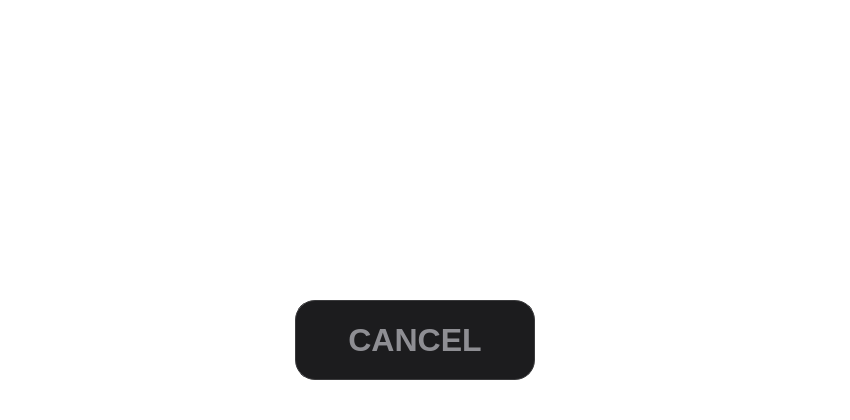
<?xml version="1.0" encoding="UTF-8"?>
<ui version="4.0">
    <class>MessageWindow</class>
    <widget class="QWidget" name="MessageWindow">
        <property name="geometry">
            <rect>
                <x>0</x>
                <y>0</y>
                <width>850</width>
                <height>420</height>
            </rect>
        </property>
        <property name="styleSheet">
            <string notr="true">
                /* Фон и скруглённые углы рисуются в paintEvent через QPainter — QSS здесь не нужен
                */
                QWidget#MessageWindow {
                background: transparent;
                }

                /* Text: Ultra-legible Segoe UI Black */
                QLabel#lbText {
                color: #FFFFFF;
                font-family: &quot;Segoe UI&quot;, &quot;Arial&quot;, &quot;Helvetica&quot;;
                font-weight: 900;
                }

                /* REFACTORED: Icon Container is now transparent to let SVG define the squircle */
                QLabel#lbIcon {
                background-color: transparent;
                border: none;
                }

                /* Core Suite Action Button (OK) */
                QPushButton#btnOK {
                color: #FFFFFF;
                background-color: qlineargradient(spread:pad, x1:0, y1:0, x2:1, y2:1, stop:0
                #FF7D40, stop:1 #FA5300);
                border: 1px solid rgba(255, 255, 255, 0.2);
                border-radius: 20px;
                font-size: 24pt;
                font-weight: bold;
                }

                QPushButton#btnOK:pressed { background-color: #FA5300; }

                /* Secondary Action Button (Cancel) */
                QPushButton#btnCancel {
                color: #8E8E93;
                background-color: #1C1C1E;
                border: 1px solid #3A3A3C;
                border-radius: 20px;
                font-size: 24pt;
                font-weight: bold;
                }

                QPushButton#btnCancel:pressed { background-color: #2C2C2E; }
            </string>
        </property>
        <layout class="QGridLayout" name="gridLayout">
            <property name="leftMargin">
                <number>50</number>
            </property>
            <property name="topMargin">
                <number>50</number>
            </property>
            <property name="rightMargin">
                <number>50</number>
            </property>
            <property name="bottomMargin">
                <number>40</number>
            </property>
            <item row="0" column="0">
                <layout class="QHBoxLayout" name="horizontalLayout_Main">
                    <property name="spacing">
                        <number>45</number>
                    </property>
                    <item>
                        <widget class="QLabel" name="lbIcon">
                            <property name="minimumSize">
                                <size>
                                    <width>145</width>
                                    <height>145</height>
                                </size>
                            </property>
                            <property name="maximumSize">
                                <size>
                                    <width>145</width>
                                    <height>145</height>
                                </size>
                            </property>
                            <property name="font">
                                <font>
                                    <pointsize>13</pointsize>
                                </font>
                            </property>
                            <property name="scaledContents">
                                <bool>true</bool>
                            </property>
                        </widget>
                    </item>
                    <item>
                        <widget class="QLabel" name="lbText">
                            <property name="font">
                                <font>
                                    <family>Segoe UI</family>
                                    <pointsize>24</pointsize>
                                    <fontweight>Black</fontweight>
                                </font>
                            </property>
                            <property name="text">
                                <string>System message content...</string>
                            </property>
                            <property name="wordWrap">
                                <bool>true</bool>
                            </property>
                        </widget>
                    </item>
                </layout>
            </item>
            <item row="1" column="0">
                <layout class="QHBoxLayout" name="horizontalLayout_Buttons">
                    <property name="spacing">
                        <number>25</number>
                    </property>
                    <item>
                        <spacer name="horizontalSpacer">
                            <property name="orientation">
                                <enum>Qt::Orientation::Horizontal</enum>
                            </property>
                            <property name="sizeHint" stdset="0">
                                <size>
                                    <width>0</width>
                                    <height>0</height>
                                </size>
                            </property>
                        </spacer>
                    </item>
                    <item>
                        <widget class="QPushButton" name="btnCancel">
                            <property name="minimumSize">
                                <size>
                                    <width>240</width>
                                    <height>80</height>
                                </size>
                            </property>
                            <property name="text">
                                <string>CANCEL</string>
                            </property>
                        </widget>
                    </item>
                    <item>
                        <widget class="QPushButton" name="btnOK">
                            <property name="minimumSize">
                                <size>
                                    <width>240</width>
                                    <height>80</height>
                                </size>
                            </property>
                            <property name="text">
                                <string>OK</string>
                            </property>
                        </widget>
                    </item>
                </layout>
            </item>
        </layout>
    </widget>
    <resources />
    <connections />
</ui>
